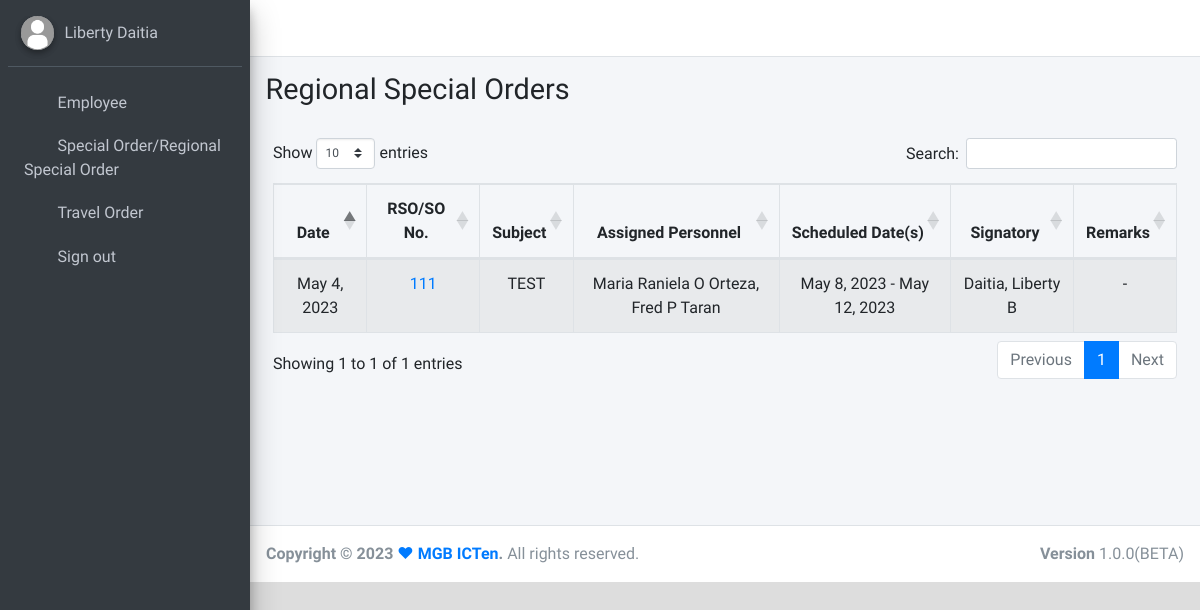
/rso/ (signed in), run on an earlier commit of the app's database.
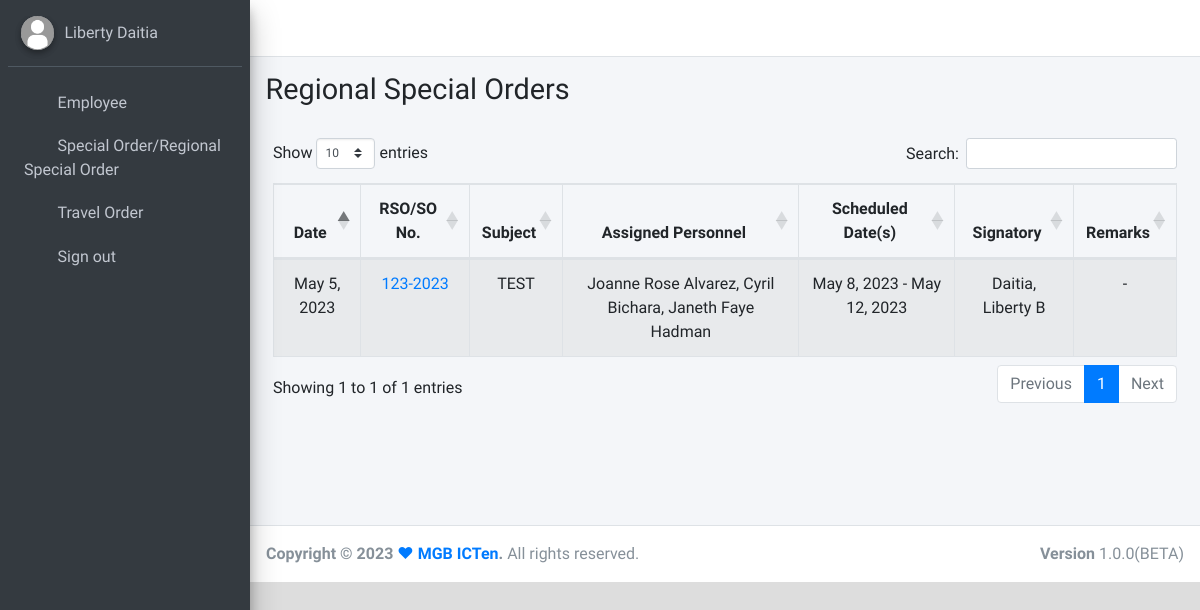
And on a later commit of the database.
### rso/models.py (models this page shows)
class RSO(models.Model):
    rso_number                  = models.CharField(primary_key=True, default=None, blank=False, null=False, max_length=100, verbose_name="RSO Number")
    rso_date                    = models.DateField(verbose_name="RSO Date")
    rso_subject                 = models.TextField(default=None, blank=False, null=False, verbose_name="Subject")
    rso_scheduled_dates_from    = models.DateField(default=None, blank=False, null=False, verbose_name="From")
    rso_scheduled_dates_to      = models.DateField(default=None, blank=False, null=False, verbose_name="To")
    rso_signatory               = models.ForeignKey(User, on_delete=models.DO_NOTHING, verbose_name="Signatory")
    rso_remarks                 = models.TextField(default=None, blank=True, null=True, verbose_name="Remarks")
    rso_scan_copy               = models.FileField(upload_to=rso_upload_path, default=None, blank=False, null=False, verbose_name="Scanned Copy")
    class Meta:
        verbose_name_plural = "RSO"

class rso_assinged_personnel(models.Model):
    rso         = models.ForeignKey(RSO, on_delete=models.CASCADE, verbose_name="RSO")
    employee    = models.ForeignKey(User, on_delete=models.CASCADE, verbose_name="Personnel")
    class Meta:
        verbose_name_plural = "Assigned Personnel - RSO"

### personnel/models.py (models this page shows, shortened)
class Personnel(models.Model):
    DESIGNATIONS = (
        ('', '------------------'),
        ('RD', 'Regional Director'),
        ('DC', 'Division Chief'),
        ('SC', 'Section Chief')
    )
    user = models.OneToOneField(User, on_delete=models.CASCADE)
    personnel_id_number = models.IntegerField(default=None, blank=True, null=True, verbose_name="ID number")
    personnel_mi = models.CharField(max_length=150, default=None, blank=True, null=True, verbose_name="Middlename/M.I")
    personnel_division = models.ForeignKey(Division, on_delete=models.DO_NOTHING)
    personnel_section = models.ForeignKey(Section, on_delete=models.DO_NOTHING)
    personnel_position = models.CharField(max_length=250, default=None, blank=False, null=True, verbose_name="Position/Designation")
    personnel_station = models.CharField(max_length=150, default="MGB-X Regional Office", blank=True, null=False, verbose_name="Official Station")
    personnel_suffix = models.CharField(max_length=50, default=None, blank=True, null=True, verbose_name="Suffix")
    personnel_designation = models.CharField(choices=DESIGNATIONS, max_length=100, default=None, blank=True, null=True, verbose_name="Designation")
    signatory = models.BooleanField(default=False)

### rso/views.py (the view)
# urls.py: path('', list_of_rso, name="list-rso"),
@login_required(login_url="login")
def list_of_rso(request):
    group = request.user.groups.all()[0].name
    if group == "users":
        rsos = RSO.objects.filter(rso_assinged_personnel__employee = request.user)
    else:
        rsos = RSO.objects.all()
    context = {
        'rsos': rsos
    }
    return render(request, 'list-rso.html', context)

### rso/templatetags/custom_tags.py (called while the page is built)
@register.filter(name="user_group")
def user_group(user):
    user = User.objects.get(id = user.id)
    return user.groups.all()[0].name

@register.filter(name="empty")
def empty(value):
    if value == None or value == "":
        return "-"
    else:
        return value

@register.filter(name="get_assigned_personnel")
def get_assigned_personnel(rso):
    assigned = []
    personnels = rso_assinged_personnel.objects.filter(rso = rso)
    for personnel in personnels:
        if personnel.employee.personnel.personnel_mi is None:
            assigned.append(f"{ personnel.employee.first_name } { personnel.employee.last_name }")
        else:
            assigned.append(f"{ personnel.employee.first_name } { personnel.employee.personnel.personnel_mi } { personnel.employee.last_name }")
    assigned = ", ".join(assigned)
    return assigned

### templates/list-rso.html (shortened to what this page needs)
{% extends 'base.html' %}
{% load static %}
{% load custom_tags %}
{% block sidebar_user %}
<div class="user-panel mt-3 pb-3 mb-3 d-flex">
    <div class="image">
        <img src="{% static 'resources/img/user.png' %}" class="img-circle elevation-2" alt="User Image">
    </div>
    <div class="info">
        <a href="#" class="d-block">{{ request.user.first_name }} {{ request.user.last_name }}</a>
    </div>
</div>
{% endblock %}
{% block content %}
<div class="content-header">
    <div class="container-fluid">
        <div class="row mb-2">
            <div class="col-sm-6">
                <h1 class="m-0">Regional Special Orders</h1>
            </div>
        </div>
    </div>
</div>
<section class="content">
    <div class="container-fluid py-2">
        <div class="col-md-12">
            <table class="table table-striped table-bordered" id="rso_table">
                <thead>
                    <tr>
                        <th>Date</th>
                        <th>RSO/SO No.</th>
                        <th>Subject</th>
                        <th>Assigned Personnel</th>
                        <th>Scheduled Date(s)</th>
                        <th>Signatory</th>
                        <th>Remarks</th>
                    </tr>
                </thead>
                <tbody>
                    {% for rso in rsos %}
                    <tr>
                        <td>{{ rso.rso_date }}</td>
                        <td><a href="{{ rso.rso_scan_copy.url }}" target="__blank">{{ rso.rso_number }}</a></td>
                        <td>{{ rso.rso_subject }}</td>
                        <td>{{ rso | get_assigned_personnel }}</td>
                        <td>{{ rso.rso_scheduled_dates_from }} - {{ rso.rso_scheduled_dates_to }} </td>
                        <td>{{ rso.rso_signatory.last_name }}, {{ rso.rso_signatory.first_name }} {{ rso.rso_signatory.personnel.personnel_mi }}</td>
                        <td>{{ rso.rso_remarks | empty  }}</td>
                    </tr>
                    {% endfor %}
                </tbody>
            </table>
        </div>
    </div>
</section>
{% endblock %}

What changed in the data, as far as the page shows it:
removed RSO: rso_date "May 4, 2023", rso_number "111", rso_subject "TEST", rso_number.last_name "Maria Raniela O Orteza, Fred P Taran", rso_scheduled_dates_from "May 8, 2023", rso_scheduled_dates_to "May 12, 2023", rso_signatory.last_name "Daitia", rso_signatory.first_name "Liberty", rso_signatory.personnel.personnel_mi "B", rso_remarks|empty "-"
added RSO: rso_date "May 5, 2023", rso_number "123-2023", rso_subject "TEST", rso_number.last_name "Joanne Rose Alvarez, Cyril Bichara, Janeth Faye Hadman", rso_scheduled_dates_from "May 8, 2023", rso_scheduled_dates_to "May 12, 2023", rso_signatory.last_name "Daitia", rso_signatory.first_name "Liberty", rso_signatory.personnel.personnel_mi "B", rso_remarks|empty "-"
